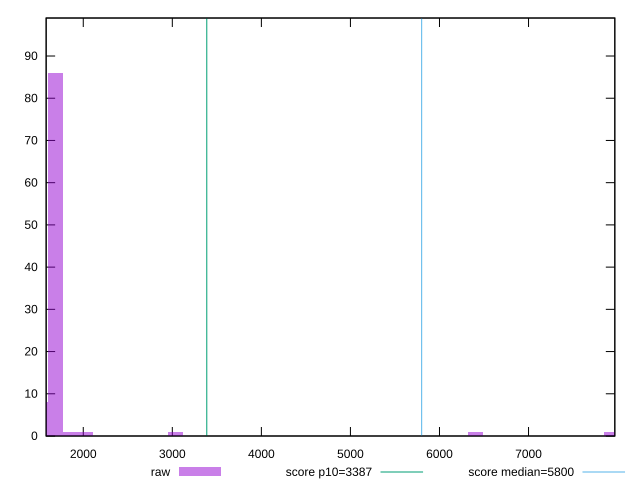

Reproduce this figure in gnuplot.
reset

$raw <<EOF
1686.546917793519 86
1517.8922260141671 8
7926.77051362954 1
1855.201609572871 1
3035.7844520283343 1
2023.856301352223 1
6408.878287615373 1
EOF

set key outside below
set boxwidth 168.6546917793519
set xrange [1583.1881999999998:7968.9386994579345]
set yrange [0:99]
set trange [0:99]
set style fill transparent solid 0.5 noborder

set parametric
set terminal svg size 640, 490 enhanced background rgb 'white'
set output "reports/report_00030_2021-02-24T20-42-31.540Z/speed-index/samples/card/raw/histogram.svg"

plot $raw title "raw" with boxes, \
     3387,t title "score p10=3387", \
     5800,t title "score median=5800"

reset
